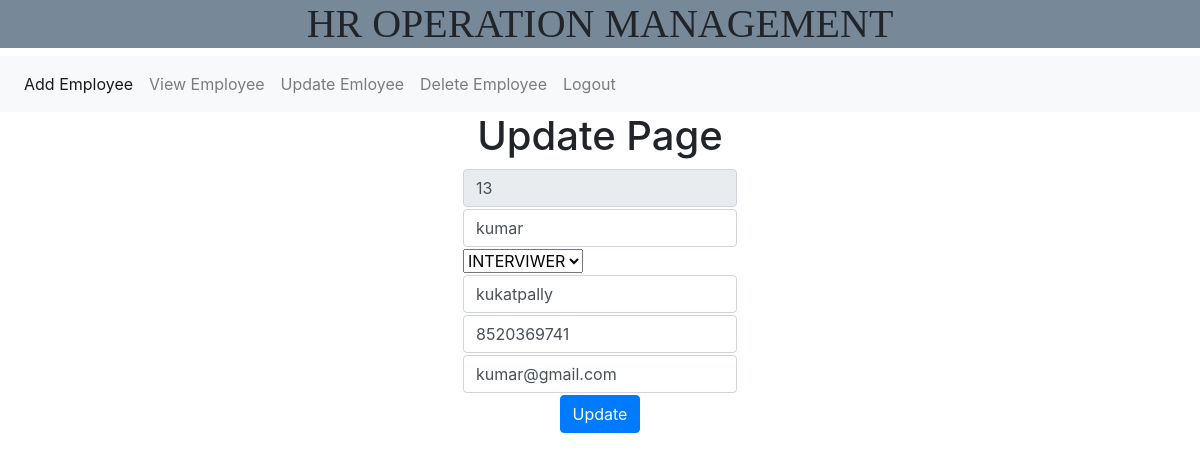
Page /update_employee2/?id=13 on the committed database.
### HRadmin/models.py (models this page shows)
class adminModel(models.Model):
    name = models.CharField(max_length=30)
    passwod = models.CharField(max_length=20)
    desgination =models.CharField(max_length=30)
    address =models.CharField(max_length=30)
    contact = models.IntegerField()
    email =models.EmailField()

### HRadmin/views.py (the view)
# urls.py: path('update_employee2/',views.update_employee2.as_view(),name="update_employee2"),
class update_employee2(View):
    def get(self,request):
       idno = request.GET["id"]
       qs=adminModel.objects.get(id=idno)
       return render(request,"HRadmin/update_employee.html",{"form":qs})

### templates/HRadmin/update_employee.html (shortened to what this page needs)
{% extends 'HRadmin/commonADMIN.html' %}
{% block Admin_body %}
    <h1 align="center">Update Page</h1>
    <form action="{% url 'update' %}" method="post">
        <table align="center" border="0">
          <tr>
              <td>
                  <input type="number" class="form-control"  value="{{ form.id }}" name="t1" readonly>
              </td>
          </tr>
          <tr>
              <td>
                  <input type="text" class="form-control" value="{{ form.name }}" name="t2">
              </td>
          </tr>
          <tr>
              <td>
                  <select name="t3">
                      <option>{{ form.desgination }}</option>
                  </select>
              </td>
          </tr>
          <tr>
              <td>
                  <input type="text" class="form-control" value="{{ form.address }}" name="t4">
              </td>
          </tr>
          <tr>
              <td>
                  <input type="number" class="form-control" value="{{ form.contact }}" name="t5">
              </td>
          </tr>
          <tr>
              <td>
                  <input type="email" class="form-control" value="{{ form.email }}" name="t6">
              </td>
          </tr>
          <tr>
              <td align="center">
                  <button type="submit" class="btn btn-primary">Update</button>
              </td>
          </tr>
      </table>
    </form>
{% endblock %}

### rows in the picture
adminModel: t1 "13", t2 "kumar", t3 "INTERVIWER", t4 "kukatpally", t5 "8520369741", t6 "kumar@gmail.com"
